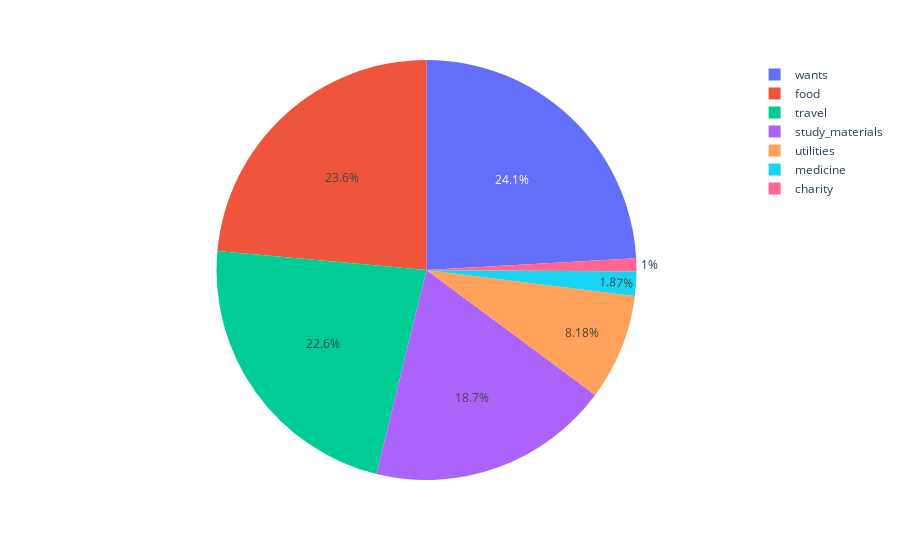

Notebook source saved alongside this figure:
### Code cell
fig = px.pie(category_df, values = 'price', names = 'item_category')
fig.show()

### Figure 1 — Plotly figure (JSON) as saved in the notebook; plotly's stock layout.template omitted (floating-point values rounded to 4 significant figures)
{"data": [{"domain": {"x": [0, 1], "y": [0, 1]}, "hovertemplate": "item_category=%{label}<br>price=%{value}<extra></extra>", "labels": ["charity", "food", "medicine", "study_materials", "travel", "utilities", "wants"], "legendgroup": "", "name": "", "showlegend": true, "type": "pie", "values": [269, 6314, 500, 5005, 6056, 2192, 6458]}], "layout": {"legend": {"tracegroupgap": 0}, "margin": {"t": 60}}}
